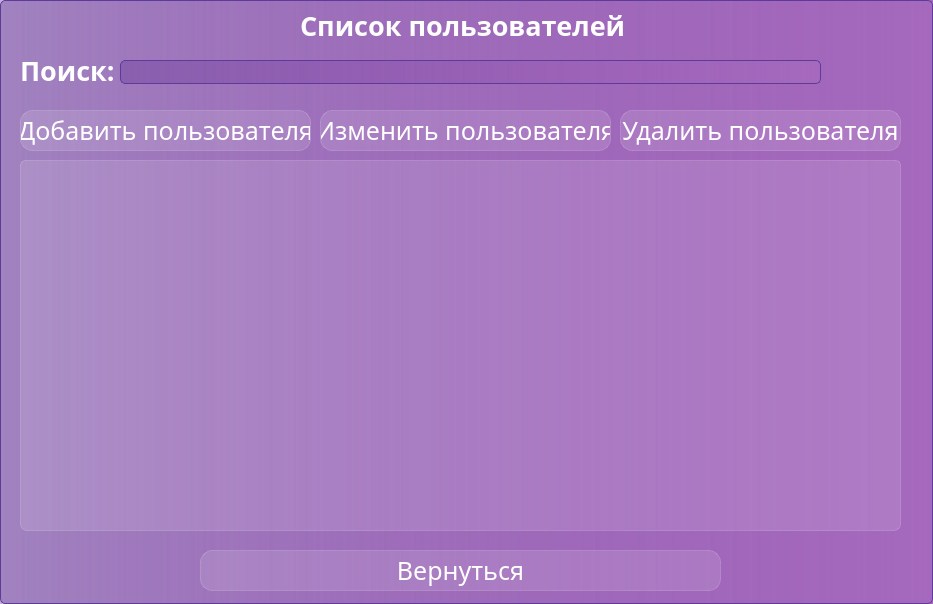
<?xml version="1.0" encoding="UTF-8"?>
<ui version="4.0">
 <class>PersonsWindowAdmin</class>
 <widget class="QDialog" name="PersonsWindowAdmin">
  <property name="geometry">
   <rect>
    <x>0</x>
    <y>0</y>
    <width>933</width>
    <height>604</height>
   </rect>
  </property>
  <property name="minimumSize">
   <size>
    <width>933</width>
    <height>604</height>
   </size>
  </property>
  <property name="maximumSize">
   <size>
    <width>933</width>
    <height>604</height>
   </size>
  </property>
  <property name="windowTitle">
   <string>Dialog</string>
  </property>
  <property name="styleSheet">
   <string notr="true">background-color:  qlineargradient( spread:pad,  x1:0, y1:0, x2:1, y2:0,  stop:0 rgba(105, 57, 153, 100),  stop:1 rgba(165, 105, 189, 255));  border: 1px solid #5D3B9B;  border-radius: 5px;
font-family: Everlasting;</string>
  </property>
  <widget class="QTableView" name="tableView">
   <property name="geometry">
    <rect>
     <x>20</x>
     <y>160</y>
     <width>881</width>
     <height>371</height>
    </rect>
   </property>
   <property name="styleSheet">
    <string notr="true">QTableView {
  background-color: rgba(255, 255, 255, 30);
	border: 1px solid rgba(255, 255, 255, 40);
	border-bottom-right-radius: 7px;
	border-bottom-left-radius: 7px;
}

QTableView::item {
	border: none;
	color: white;
	background-color: rgba(255, 255, 255, 10);
}

QTableView::item:selected {
    background-color: rgba(255, 255, 255, 40); /* Цвет фона для выделенных элементов */
	color: white;
}

QTableView::item:hover {
    background-color: rgba(255,255,255,40); /* Цвет фона при наведении курсора */
}

QHeaderView::section {
	background-color: rgba(255, 255, 255, 60);
	color: white;
	border: none;
	font-size: 14pt;
}
</string>
   </property>
  </widget>
  <widget class="QLabel" name="label_5">
   <property name="geometry">
    <rect>
     <x>300</x>
     <y>10</y>
     <width>331</width>
     <height>31</height>
    </rect>
   </property>
   <property name="styleSheet">
    <string notr="true">color: white;
font-weight: bold;
border: none;
font-size: 20pt;
background-color: none;</string>
   </property>
   <property name="text">
    <string>Список пользователей</string>
   </property>
  </widget>
  <widget class="QLabel" name="label_6">
   <property name="geometry">
    <rect>
     <x>20</x>
     <y>60</y>
     <width>101</width>
     <height>21</height>
    </rect>
   </property>
   <property name="styleSheet">
    <string notr="true">color: white;
font-weight: bold;
border: none;
font-size: 20pt;
background-color: none;</string>
   </property>
   <property name="text">
    <string>Поиск:</string>
   </property>
  </widget>
  <widget class="QLineEdit" name="Search">
   <property name="geometry">
    <rect>
     <x>120</x>
     <y>60</y>
     <width>701</width>
     <height>24</height>
    </rect>
   </property>
  </widget>
  <widget class="QPushButton" name="Return_button_Clicked">
   <property name="geometry">
    <rect>
     <x>200</x>
     <y>550</y>
     <width>521</width>
     <height>41</height>
    </rect>
   </property>
   <property name="styleSheet">
    <string notr="true">QPushButton {
color: white;
background-color: rgba(255,255,255,30);
border: 1px solid rgba(255,255,255,40);
border-radius: 12px;
font-size: 19pt;
} 
QPushButton:hover{
background-color: rgba(255,255,255,40);
}

QPushButton:pressed{
background-color: rgba(255,255,255,70);
}</string>
   </property>
   <property name="text">
    <string>Вернуться</string>
   </property>
  </widget>
  <widget class="QPushButton" name="AddPerson_button_Clicked">
   <property name="geometry">
    <rect>
     <x>20</x>
     <y>110</y>
     <width>291</width>
     <height>41</height>
    </rect>
   </property>
   <property name="styleSheet">
    <string notr="true">QPushButton {
color: white;
background-color: rgba(255,255,255,30);
border: 1px solid rgba(255,255,255,40);
border-radius: 12px;
width: 230px;
height: 50px;
font-size: 19pt;
} 
QPushButton:hover{
background-color: rgba(255,255,255,40);
}

QPushButton:pressed{
background-color: rgba(255,255,255,70);
}</string>
   </property>
   <property name="text">
    <string>Добавить пользователя</string>
   </property>
  </widget>
  <widget class="QPushButton" name="changePersons_button_Clicked">
   <property name="geometry">
    <rect>
     <x>320</x>
     <y>110</y>
     <width>291</width>
     <height>41</height>
    </rect>
   </property>
   <property name="styleSheet">
    <string notr="true">QPushButton {
color: white;
background-color: rgba(255,255,255,30);
border: 1px solid rgba(255,255,255,40);
border-radius: 12px;
width: 230px;
height: 50px;
font-size: 19pt;
} 
QPushButton:hover{
background-color: rgba(255,255,255,40);
}

QPushButton:pressed{
background-color: rgba(255,255,255,70);
}</string>
   </property>
   <property name="text">
    <string>Изменить пользователя</string>
   </property>
  </widget>
  <widget class="QPushButton" name="deletePerson_button_Clicked">
   <property name="geometry">
    <rect>
     <x>620</x>
     <y>110</y>
     <width>281</width>
     <height>41</height>
    </rect>
   </property>
   <property name="styleSheet">
    <string notr="true">QPushButton {
color: white;
background-color: rgba(255,255,255,30);
border: 1px solid rgba(255,255,255,40);
border-radius: 12px;
width: 230px;
height: 50px;
font-size: 19pt;
} 
QPushButton:hover{
background-color: rgba(255,255,255,40);
}

QPushButton:pressed{
background-color: rgba(255,255,255,70);
}</string>
   </property>
   <property name="text">
    <string>Удалить пользователя</string>
   </property>
  </widget>
 </widget>
 <resources/>
 <connections/>
</ui>
